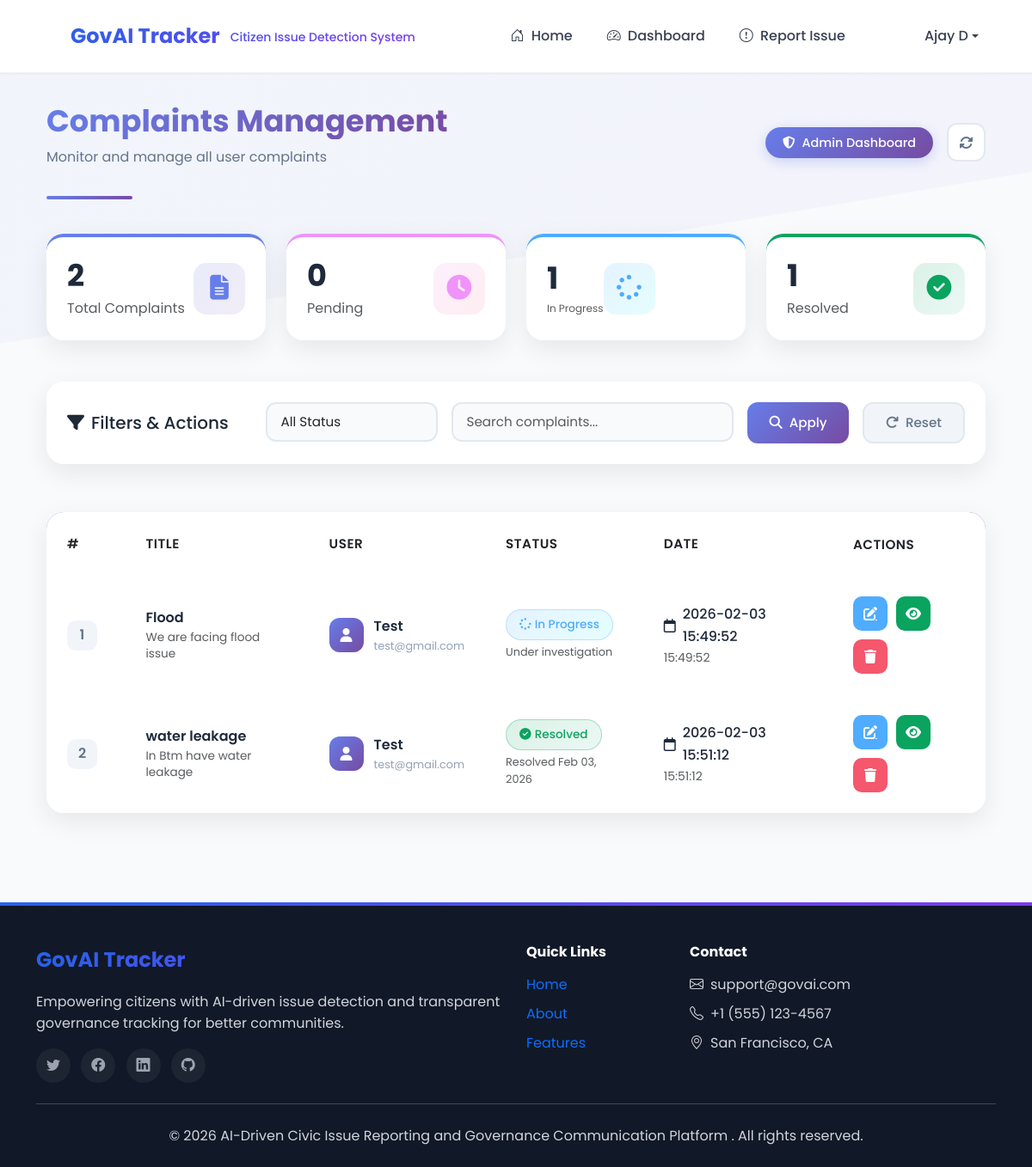
The page /admin/complaints (signed in) on the database its author committed.
### tables this page shows
CREATE TABLE complients (
                id INTEGER PRIMARY KEY AUTOINCREMENT,
                title TEXT NOT NULL,
                description TEXT,
                image_path TEXT,
                result TEXT,
                user_email TEXT,
                status TEXT DEFAULT 'pending',
                created_at TIMESTAMP DEFAULT CURRENT_TIMESTAMP
            );

### app.py (the view)
@app.route('/admin/complaints')
def admin_complaints():
    if 'email' not in session or session.get('role') != 'admin':
        flash('Access denied.', 'danger')
        return redirect(url_for('login'))
    conn = get_db_connection()
    complaints = conn.execute("SELECT * FROM complients").fetchall()
    conn.close()
    return render_template('admin_complaints.html', complaints=complaints, title="Admin Complaints")

### templates/admin_complaints.html (shortened to what this page needs)
{% extends "base.html" %}
{% block content %}
<link rel="stylesheet" href="https://cdnjs.cloudflare.com/ajax/libs/font-awesome/6.4.0/css/all.min.css">
<div class="container-fluid py-4">
  <div class="dashboard-header mb-4">
    <div class="d-flex justify-content-between align-items-center">
      <div>
        <h1 class="dashboard-title fw-bold">Complaints Management</h1>
        <p class="dashboard-subtitle">Monitor and manage all user complaints</p>
      </div>
      <div class="d-flex gap-3 align-items-center">
        <div class="admin-controls">
          <span class="admin-badge">
            <i class="fas fa-shield-alt me-2"></i>Admin Dashboard
          </span>
        </div>
        <button class="btn-refresh" onclick="refreshData()">
          <i class="fas fa-sync-alt"></i>
        </button>
      </div>
    </div>
    <div class="header-border"></div>
  </div>
  <div class="row mb-5 g-4">
    <div class="col-md-3">
      <div class="stat-card-admin total animate-on-hover">
        <div class="d-flex align-items-center justify-content-between">
          <div>
            <h3 class="mb-1">{{ complaints|length }}</h3>
            <p class="text-muted mb-0">Total Complaints</p>
          </div>
          <div class="stat-icon-admin">
            <i class="fas fa-file-alt"></i>
          </div>
        </div>
      </div>
    </div>
    <div class="col-md-3">
      <div class="stat-card-admin pending animate-on-hover">
        <div class="d-flex align-items-center justify-content-between">
          <div>
            <h3 class="mb-1">{{ complaints|selectattr('status', 'equalto', 'pending')|list|length }}</h3>
            <p class="text-muted mb-0">Pending</p>
          </div>
          <div class="stat-icon-admin">
            <i class="fas fa-clock"></i>
          </div>
        </div>
      </div>
    </div>
    <div class="col-md-3">
      <div class="stat-card-admin progress animate-on-hover">
        <div class="d-flex align-items-center justify-content-between">
          <div>
            <h3 class="mb-1">{{ complaints|selectattr('status', 'equalto', 'in_progress')|list|length }}</h3>
            <p class="text-muted mb-0">In Progress</p>
          </div>
          <div class="stat-icon-admin">
            <i class="fas fa-spinner"></i>
          </div>
        </div>
      </div>
    </div>
    <div class="col-md-3">
      <div class="stat-card-admin resolved animate-on-hover">
        <div class="d-flex align-items-center justify-content-between">
          <div>
            <h3 class="mb-1">{{ complaints|selectattr('status', 'equalto', 'resolved')|list|length }}</h3>
            <p class="text-muted mb-0">Resolved</p>
          </div>
          <div class="stat-icon-admin">
            <i class="fas fa-check-circle"></i>
          </div>
        </div>
      </div>
    </div>
  </div>
  <div class="row mb-4">
    <div class="col-12">
      <div class="filter-card">
        <div class="d-flex justify-content-between align-items-center flex-wrap gap-3">
          <div>
            <h5 class="mb-0"><i class="fas fa-filter me-2"></i>Filters & Actions</h5>
          </div>
          <div class="d-flex gap-3 flex-wrap">
            <div class="filter-group">
              <select class="form-select filter-select" id="statusFilter">
                <option value="all">All Status</option>
              </select>
            </div>
            <div class="filter-group">
              <input type="text" class="form-control filter-input" placeholder="Search complaints..." id="searchInput">
            </div>
            <button class="btn-filter-apply" onclick="applyFilters()">
              <i class="fas fa-search me-2"></i>Apply
            </button>
            <button class="btn-filter-reset" onclick="resetFilters()">
              <i class="fas fa-redo me-2"></i>Reset
            </button>
          </div>
        </div>
      </div>
    </div>
  </div>
  <div class="premium-table-card">
    <div class="table-responsive">
      <table class="table premium-table" id="complaintsTable">
        <thead>
          <tr>
            <th class="table-head">
              <div class="d-flex align-items-center">
                <span>#</span>
                <button class="sort-btn" data-sort="id">
                  <i class="fas fa-sort"></i>
                </button>
              </div>
            </th>
            <th class="table-head">
              <div class="d-flex align-items-center">
                <span>Title</span>
                <button class="sort-btn" data-sort="title">
                  <i class="fas fa-sort"></i>
                </button>
              </div>
            </th>
            <th class="table-head">
              <div class="d-flex align-items-center">
                <span>User</span>
                <button class="sort-btn" data-sort="user">
                  <i class="fas fa-sort"></i>
                </button>
              </div>
            </th>
            <th class="table-head">
              <div class="d-flex align-items-center">
                <span>Status</span>
                <button class="sort-btn" data-sort="status">
                  <i class="fas fa-sort"></i>
                </button>
              </div>
            </th>
            <th class="table-head">
              <div class="d-flex align-items-center">
                <span>Date</span>
                <button class="sort-btn" data-sort="date">
                  <i class="fas fa-sort"></i>
                </button>
              </div>
            </th>
            <th class="table-head">
              <div class="d-flex align-items-center">
                <span>Actions</span>
              </div>
            </th>
          </tr>
        </thead>
        <tbody>
          {% for c in complaints %}
          <tr class="table-row animate-on-hover" data-status="{{ c.status }}">
            <td class="table-cell">
              <span class="complaint-id">{{ loop.index }}</span>
            </td>
            <td class="table-cell">
              <div class="complaint-info">
                <h6 class="complaint-title mb-1">{{ c.title }}</h6>
                <p class="complaint-desc text-muted mb-0">
                  {{ c.description[:60] }}{% if c.description|length > 60 %}...{% endif %}
                </p>
              </div>
            </td>
            <td class="table-cell">
              <div class="user-info">
                <div class="user-avatar">
                  <i class="fas fa-user"></i>
                </div>
                <div>
                  <span class="user-name">{{ c.user_email.split('@')[0]|title }}</span>
                  <small class="user-email d-block">{{ c.user_email }}</small>
                </div>
              </div>
            </td>
            <td class="table-cell">
              <div class="status-indicator">
                {% if c.status == 'pending' %}
                  <span class="status-badge status-pending">
                    <i class="fas fa-clock me-1"></i>Pending
                  </span>
                  <small class="status-time d-block text-muted">Awaiting review</small>
                {% elif c.status == 'in_progress' %}
                  <span class="status-badge status-progress">
                    <i class="fas fa-spinner fa-spin me-1"></i>In Progress
                  </span>
                  <small class="status-time d-block text-muted">Under investigation</small>
                {% else %}
                  <span class="status-badge status-resolved">
                    <i class="fas fa-check-circle me-1"></i>Resolved
                  </span>
                  {% if c.result %}
                  <small class="status-time d-block text-muted">Resolved {{ c.created_at|time_ago }}</small>
                  {% endif %}
                {% endif %}
              </div>
            </td>
            <td class="table-cell">
              <div class="date-info">
                <div class="date-display">
                  <i class="far fa-calendar me-2"></i>
                  {% if c.created_at is string %}
                    {{ c.created_at }}
                  {% else %}
                    {{ c.created_at.strftime('%b %d, %Y') }}
                  {% endif %}
                </div>
                <small class="text-muted">
                  {% if c.created_at is string %}
                    {{ c.created_at.split(' ')[1] if ' ' in c.created_at else '' }}
                  {% else %}
                    {{ c.created_at.strftime('%I:%M %p') }}
                  {% endif %}
                </small>
              </div>
            </td>
            <td class="table-cell">
              <div class="action-buttons">
                <a href="{{ url_for('admin_complaint_edit', complaint_id=c.id) }}"
                   class="btn-action btn-edit"
                   data-bs-toggle="tooltip"
                   data-bs-placement="top"
                   title="Edit Complaint">
                  <i class="fas fa-edit"></i>
                </a>
                <button class="btn-action btn-view"
                        data-bs-toggle="modal"
                        data-bs-target="#viewModal{{ loop.index }}"
                        data-bs-toggle="tooltip"
                        data-bs-placement="top"
                        title="View Details">
                  <i class="fas fa-eye"></i>
                </button>
                <form method="POST"
                      action="{{ url_for('delete_complaint', complaint_id=c.id) }}"
                      class="d-inline delete-form">
                  <button type="button"
                          class="btn-action btn-delete"
                          onclick="confirmDelete(this)"
                          data-bs-toggle="tooltip"
                          data-bs-placement="top"
                          title="Delete Complaint">
                    <i class="fas fa-trash"></i>
                  </button>
                </form>
              </div>
            </td>
          </tr>
          {% endfor %}
        </tbody>
      </table>
    </div>
  </div>
</div>
{% endblock %}

### templates/base.html (shortened to what this page needs)
<!doctype html>
<html lang="en" data-bs-theme="light">
<head>
    <link href="https://cdn.jsdelivr.net/npm/bootstrap@5.3.0/dist/css/bootstrap.min.css" rel="stylesheet" />
    <link href="https://cdn.jsdelivr.net/npm/bootstrap-icons@1.10.5/font/bootstrap-icons.css" rel="stylesheet" />
    <link href="https://unpkg.com/aos@2.3.1/dist/aos.css" rel="stylesheet">
</head>
<body>
    <nav class="navbar navbar-expand-lg navbar-light fixed-top py-3" id="mainNavbar">
        <div class="container">
            <a class="navbar-brand" href="{{ url_for('index') }}">
                GovAI Tracker
                <span class="d-none d-md-inline">Citizen Issue Detection System</span>
            </a>
            <div class="collapse navbar-collapse" id="navbarContent">
                <ul class="navbar-nav ms-auto align-items-center">
                    {% if session.get('email') %}
                    <li class="nav-item">
                        <a class="nav-link hover-lift" href="{{ url_for('index') }}">
                            <i class="bi bi-house-door me-1"></i> Home
                        </a>
                    </li>
                    {% if session.get('role') == 'admin' %}
                    <li class="nav-item">
                        <a class="nav-link hover-lift" href="{{ url_for('admin_dashboard') }}">
                            <i class="bi bi-speedometer2 me-1"></i> Dashboard
                        </a>
                    </li>
                    {% endif %}
                    <li class="nav-item">
                        <a class="nav-link hover-lift" href="{{ url_for('complaint') }}">
                            <i class="bi bi-exclamation-circle me-1"></i> Report Issue
                        </a>
                    </li>
                    <li class="nav-item dropdown ms-2">
                        <a class="nav-link dropdown-toggle d-flex align-items-center hover-lift" href="#" role="button"
                            data-bs-toggle="dropdown" aria-expanded="false">
                            <div class="bg-gradient text-white rounded-circle d-flex align-items-center justify-content-center me-2"
                                 style="width: 36px; height: 36px;">
                            </div>
                            <span class="d-none d-md-inline fw-medium">{{ session.get('name', 'User')|truncate(20) }}</span>
                        </a>
                    </li>
                    {% endif %}
                </ul>
            </div>
        </div>
    </nav>
    <main class="content">
        <div class="container">
            {% block content %}
            {% endblock %}
        </div>
    </main>
    <footer class="mt-5">
        <div class="container">
            <div class="row g-4">
                <div class="col-lg-6 col-md-6">
                    <div class="footer-logo">GovAI Tracker</div>
                    <p class="mb-3 text-gray-400">Empowering citizens with AI-driven issue detection and transparent governance tracking for better communities.</p>
                    <div class="social-links">
                        <a href="#" class="hover-lift"><i class="bi bi-twitter"></i></a>
                        <a href="#" class="hover-lift"><i class="bi bi-facebook"></i></a>
                        <a href="#" class="hover-lift"><i class="bi bi-linkedin"></i></a>
                        <a href="#" class="hover-lift"><i class="bi bi-github"></i></a>
                    </div>
                </div>
                <div class="col-lg-2 col-md-6">
                    <h6 class="text-white fw-bold mb-3">Quick Links</h6>
                    <ul class="list-unstyled">
                        <li class="mb-2"><a href="{{ url_for('index') }}" class="text-gray-400 text-decoration-none hover-lift d-inline-block">Home</a></li>
                        <li class="mb-2"><a href="#" class="text-gray-400 text-decoration-none hover-lift d-inline-block">About</a></li>
                        <li class="mb-2"><a href="#" class="text-gray-400 text-decoration-none hover-lift d-inline-block">Features</a></li>
                    </ul>
                </div>
                <div class="col-lg-4 col-md-6">
                    <h6 class="text-white fw-bold mb-3">Contact</h6>
                    <ul class="list-unstyled text-gray-400">
                        <li class="mb-2 d-flex align-items-center">
                            <i class="bi bi-envelope me-2"></i>
                            <span>support@govai.com</span>
                        </li>
                        <li class="mb-2 d-flex align-items-center">
                            <i class="bi bi-telephone me-2"></i>
                            <span>+1 (555) 123-4567</span>
                        </li>
                        <li class="d-flex align-items-center">
                            <i class="bi bi-geo-alt me-2"></i>
                            <span>San Francisco, CA</span>
                        </li>
                    </ul>
                </div>
            </div>
            <hr class="my-4 border-gray-700">
            <div class="row">
                <div class="col-md-12 text-center">
                    <p class="mb-0 text-gray-400">
                        &copy; {{ current_year }} AI-Driven Civic Issue Reporting and Governance Communication Platform
. All rights reserved.
                    </p>
                </div>
            </div>
        </div>
    </footer>
</body>
</html>

### rows shown on the page
complients: title "Flood", description "We are facing flood issue", user_email "Test", user_email "test@gmail.com", status "in_progress" (drawn), created_at "2026-02-03 15:49:52", created_at "15:49:52"
complients: title "water leakage", description "In Btm have water leakage", user_email "Test", user_email "test@gmail.com", created_at "Feb 03, 2026", created_at "2026-02-03 15:51:12", created_at "15:51:12"

### other values the page prints
{{ session.get('name', 'User')|truncate(20) }} "Ajay D"
{{ complaints|length }} "2"
{{ complaints|selectattr('status', 'equalto', 'pending')|list|length }} "0"
{{ complaints|selectattr('status', 'equalto', 'in_progress')|list|length }} "1"
{{ complaints|selectattr('status', 'equalto', 'resolved')|list|length }} "1"
